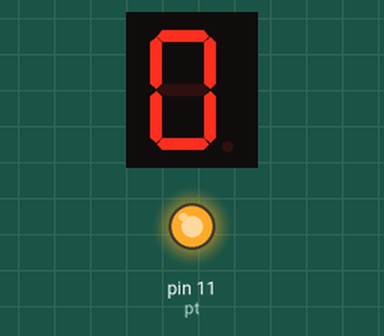
This sketch was run on a simulated Arduino Uno, built with avr-gcc and run on an emulated ATmega328P. Parts: 1-digit seven-segment display, output pins drawn as LEDs (lit = HIGH). Wiring (inferred from the names in the program): 1-digit 7-segment display, segments lit when LOW: segments pin 4, pin 5, pin 6, pin 7, pin 8, pin 9, pin 10. The segment pins are drawn as the display they are named for; pins used as bus, display or sensor lines are not drawn.

Above: at 0.1 s.
At 3.1 s:
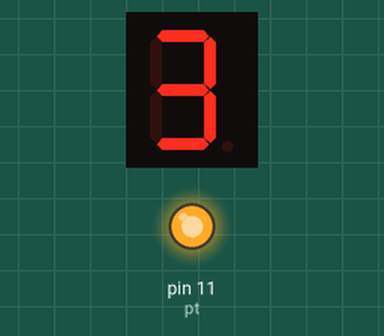
At 5.1 s:
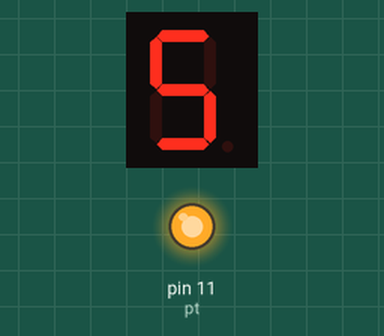
At 7.1 s:
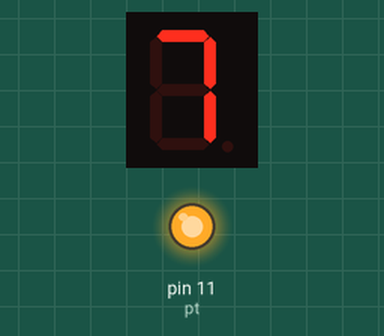
At 17.1 s:
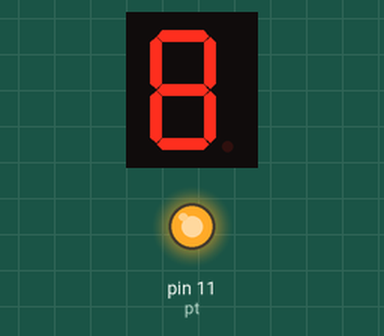
At 36.1 s:
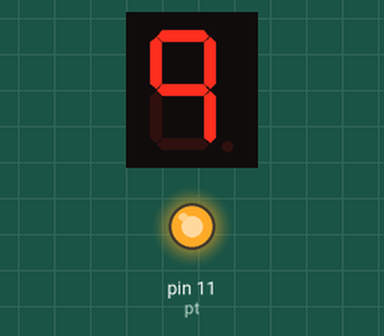

The sketch:

7segmentos_contadorswitch.ino
```cpp
//declarar las variables con nombres de los pines
int a = 4;
int b = 5;
int c = 6;
int d = 7;
int e = 8;
int f = 9;
int g = 10;
int pt = 11;

//esta variable almacenara el contador
int contador = 0;

void setup() {
  //declarar todos los pines como salida
  pinMode(a, OUTPUT);
  pinMode(b, OUTPUT);
  pinMode(c, OUTPUT);
  pinMode(d, OUTPUT);
  pinMode(e, OUTPUT);
  pinMode(f, OUTPUT);
  pinMode(g, OUTPUT);

  pinMode(pt, OUTPUT); //punto

  /*declarar los pines como HIGH
     para no encender el display

  */
  digitalWrite(a, HIGH);
  digitalWrite(b, HIGH);
  digitalWrite(c, HIGH);
  digitalWrite(d, HIGH);
  digitalWrite(e, HIGH);
  digitalWrite(f, HIGH);
  digitalWrite(g, HIGH);
  digitalWrite(pt, HIGH);

}

void loop() {
  /* Esta linea es para utilizar un boton
    Boton = digitalRead(push);
    if (Boton == 1)
    {
    contador = contador + 1;
    }*/

  //creamos estructura switch
  switch (contador) {//inicia switch
    case 0:
      digitalWrite(a, LOW);
      digitalWrite(b, LOW);
      digitalWrite(c, LOW);
      digitalWrite(d, LOW);
      digitalWrite(e, LOW);
      digitalWrite(f, LOW);
      digitalWrite(g, HIGH);
      digitalWrite(pt, HIGH);
      break;

    case 1:
      digitalWrite(a, HIGH);
      digitalWrite(b, LOW);
      digitalWrite(c, LOW);
      digitalWrite(d, HIGH);
      digitalWrite(e, HIGH);
      digitalWrite(f, HIGH);
      digitalWrite(g, HIGH);
      digitalWrite(pt, HIGH);
      break;

    case 2:
      digitalWrite(a, LOW);
      digitalWrite(b, LOW);
      digitalWrite(c, HIGH);
      digitalWrite(d, LOW);
      digitalWrite(e, LOW);
      digitalWrite(f, HIGH);
      digitalWrite(g, LOW);
      digitalWrite(pt, HIGH);
      break;

    case 3:
      digitalWrite(a, LOW);
      digitalWrite(b, LOW);
      digitalWrite(c, LOW);
      digitalWrite(d, LOW);
      digitalWrite(e, HIGH);
      digitalWrite(f, HIGH);
      digitalWrite(g, LOW);
      digitalWrite(pt, HIGH);
      break;

    case 4:
      digitalWrite(a, HIGH);
      digitalWrite(b, LOW);
      digitalWrite(c, LOW);
      digitalWrite(d, HIGH);
      digitalWrite(e, HIGH);
      digitalWrite(f, LOW);
      digitalWrite(g, LOW);
      digitalWrite(pt, HIGH);
      break;

    case 5:
      digitalWrite(a, LOW);
      digitalWrite(b, HIGH);
      digitalWrite(c, LOW);
      digitalWrite(d, LOW);
      digitalWrite(e, HIGH);
      digitalWrite(f, LOW);
      digitalWrite(g, LOW);
      digitalWrite(pt, HIGH);
      break;

    case 6:
      digitalWrite(a, LOW);
      digitalWrite(b, HIGH);
      digitalWrite(c, LOW);
      digitalWrite(d, LOW);
      digitalWrite(e, LOW);
      digitalWrite(f, LOW);
      digitalWrite(g, LOW);
      digitalWrite(pt, HIGH);
      break;

    case 7:
      digitalWrite(a, LOW);
      digitalWrite(b, LOW);
      digitalWrite(c, LOW);
      digitalWrite(d, HIGH);
      digitalWrite(e, HIGH);
      digitalWrite(f, HIGH);
      digitalWrite(g, HIGH);
      digitalWrite(pt, HIGH);
      break;

    case 8:
      digitalWrite(a, LOW);
      digitalWrite(b, LOW);
      digitalWrite(c, LOW);
      digitalWrite(d, LOW);
      digitalWrite(e, LOW);
      digitalWrite(f, LOW);
      digitalWrite(g, LOW);
      digitalWrite(pt, HIGH);
      break;

    case 9:
      digitalWrite(a, LOW);
      digitalWrite(b, LOW);
      digitalWrite(c, LOW);
      digitalWrite(d, HIGH);
      digitalWrite(e, HIGH);
      digitalWrite(f, LOW);
      digitalWrite(g, LOW);
      digitalWrite(pt, HIGH);
      break;
  }
  /*
    //linea final
    contador = contador + 1;
    delay(1000);

    //esta linea resetea el codigo
    if (contador == 10) {
    contador = 0;
    digitalWrite(pt, LOW);//enciende el punto:)
    }*/
  int retroceso = 1;

  //Conteo de 0 a 9
  if (retroceso == 1) //primer vuelta
  { contador = contador + 1; //aumenta de 1 en 1
    delay(1000);
    if (contador == 10) //cambiamos el 10 dependiendo el numero de casos
    { //cambiamos el orden
      contador = 9; //cambiamos el 9 dependiendo el numero de casos
      retroceso = 2; //conteo de regreso
    }
  }   if (retroceso == 2) //como la condicion no se cumplio se inicia retroceso
  { contador = contador - 1;
    delay(1000);
    if (contador == 0)
    { retroceso = 1;
      contador = 0 ;
    }
  }


}
```

Measured:
- what the display in image 1 shows lasts 1.0 s, from 3.0 s to 4.0 s
- what the display in image 5 shows lasts 2.0 s, from 36.0 s to 38.0 s
